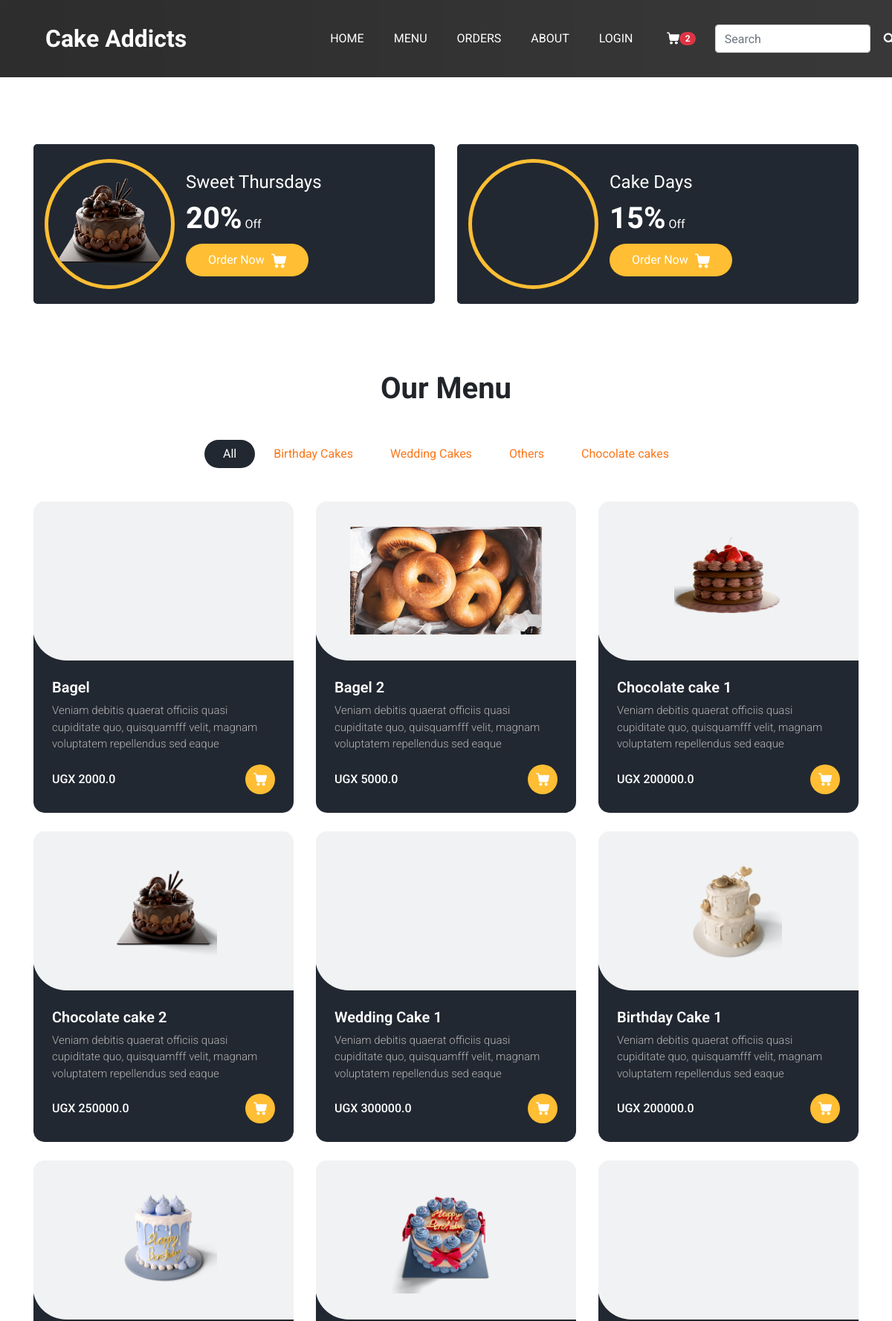
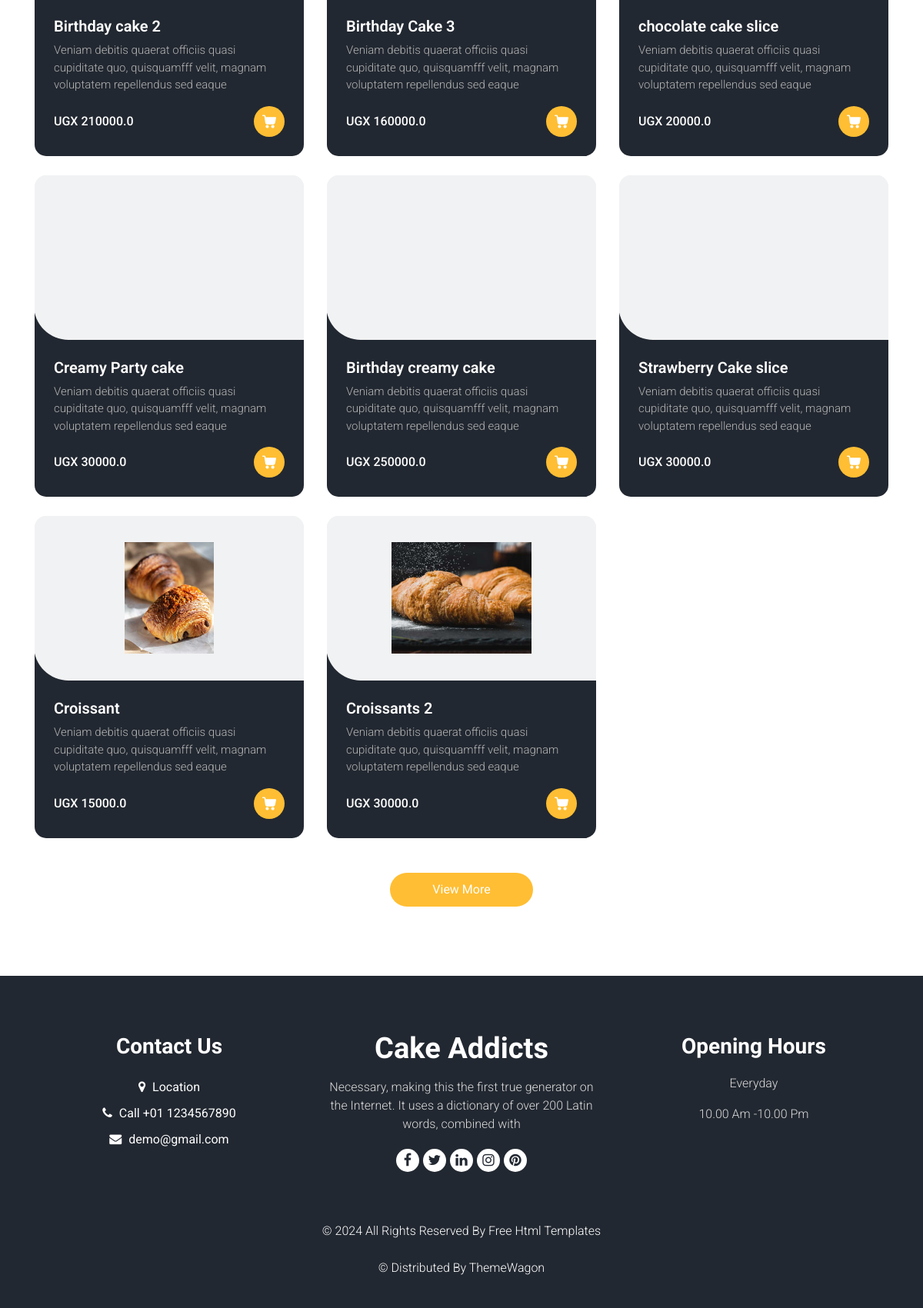
The app's page /menu/ with its own data (2 pictures, top to bottom).
### cakestore/models.py (models this page shows, shortened)
class Category(models.Model):
    name = models.CharField(max_length=100)

class Item(models.Model):
    category = models.ForeignKey(Category, on_delete=models.SET_NULL, null=True)
    name = models.CharField(max_length=100)
    price = models.FloatField()
    description = models.TextField(null=True, blank=True)
    image = models.ImageField(null=True, blank=True)
    updated = models.DateTimeField(auto_now=True)
    created = models.DateTimeField(auto_now_add=True)

### cakestore/views.py (the view)
# urls.py: path('menu/', views.showMenu, name = 'menu'),
def showMenu(request):
	item = Item.objects.all()
	cart = Cart.objects.all()
	quantity = Cart.objects.all().aggregate(Sum('quantity'))
	post_quantity = quantity['quantity__sum']
	categoryList = Category.objects.all()
	context = { 'items': item, 'categories': categoryList , 'cart': cart , 'quantity': post_quantity }
	return render (request, 'cakestore/menu.html', context)

### cakestore/templates/cakestore/menu.html (shortened to what this page needs)
{% extends 'cakestore/main.html' %} {%load static%}
{%block content%}
  <section class="offer_section layout_padding-bottom">
    <div class="offer_container">
      <div class="container ">
        <div class="row">
          <div class="col-md-6  ">
            <div class="box ">
              <div class="img-box">
                <img src="{% static 'cakestore/images/product-3.png' %}" alt="">
              </div>
              <div class="detail-box">
                <h5>
                  Sweet Thursdays
                </h5>
                <h6>
                  <span>20%</span> Off
                </h6>
                <a href="">
                  Order Now
                </a>
              </div>
            </div>
          </div>
          <div class="col-md-6  ">
            <div class="box ">
              <div class="img-box">
              </div>
              <div class="detail-box">
                <h5>
                  Cake Days
                </h5>
                <h6>
                  <span>15%</span> Off
                </h6>
                <a href="">
                  Order Now
                </a>
              </div>
            </div>
          </div>
        </div>
      </div>
    </div>
  </section>
  <section id= "menu" class="food_section layout_padding-bottom">
    <div class="container">
      <div class="heading_container heading_center">
        <h2>
          Our Menu
        </h2>
      </div>
    <ul class="filters_menu">
      <a href="{% url 'menu' %}"><li class="active" data-filter="*">All</li></a>
      {% for category in categories %}
      <a href="{% url 'menuByCategory' category.name %}"><li data-filter=".Cakes">{{category.name}}</li></a>
      {% endfor %}
    </ul>
      <div class="filters-content">
        <div class="row grid">
 {% for item in items %}
          <div class="col-sm-6 col-lg-4 all Cake">
            <div class="box">
              <div>
                <div class="img-box">
                  <img src="{{item.image.url}}" alt="">
                </div>
                <div class="detail-box">
                  <h5> {{ item.name }}</h5>
                  <p>
                    Veniam debitis quaerat officiis quasi cupiditate quo, quisquamfff
                    velit, magnam voluptatem repellendus sed eaque
                  </p>
                  <div class="options">
                    <h6>UGX {{ item.price }}</h6>
                    <a href="{% url 'addCart' item.id %}">
                    </a>
                  </div>
                </div>
              </div>
            </div>
          </div>
          {% endfor %}
        </div>
      </div>
      <div class="btn-box">
        <a href="">
          View More
        </a>
      </div>
    </div>
  </section>
{%endblock content%}

### cakestore/static/cakestore/css/style.css (style rules this page uses)
body { font-family: "Open Sans", sans-serif; color: #0c0c0c; background-color: #ffffff; overflow-x: hidden; }
.layout_padding-bottom { padding-bottom: 90px; }
h1, h2 { font-family: 'Dancing Script', cursive; }
.heading_container { display: -webkit-box; display: -ms-flexbox; display: flex; -webkit-box-orient: vertical; -webkit-box-direction: normal; -ms-flex-direction: column; flex-direction: column; -webkit-box-align: start; -ms-flex-align: start; align-items: flex-start; }
.heading_container h2 { position: relative; margin-bottom: 0; font-size: 2.5rem; font-weight: bold; }
.heading_container.heading_center { -webkit-box-align: center; -ms-flex-align: center; align-items: center; text-align: center; }
a, a:hover, a:focus { text-decoration: none; }
.offer_section { position: relative; padding-top: 45px; }
.offer_section .box { display: -webkit-box; display: -ms-flexbox; display: flex; -webkit-box-align: center; -ms-flex-align: center; align-items: center; margin-top: 45px; border-radius: 5px; padding: 20px 15px; background-color: #222831; color: #ffffff; }
.offer_section .box .img-box { width: 175px; min-width: 175px; height: 175px; margin-right: 15px; position: relative; -webkit-transition: all 0.1 0.5s; transition: all 0.1 0.5s; border-radius: 100%; border: 5px solid #ffbe33; overflow: hidden; }
.offer_section .box .img-box img { width: 100%; -webkit-transition: all .2s; transition: all .2s; }
.offer_section .box .detail-box h5 { font-family: 'Dancing Script', cursive; font-size: 24px; margin: 0; }
.offer_section .box .detail-box h6 { font-family: 'Dancing Script', cursive; margin: 10px 0; }
.offer_section .box .detail-box h6 span { font-size: 2.5rem; font-weight: bold; }
.offer_section .box .detail-box a { display: inline-block; padding: 10px 30px; background-color: #ffbe33; color: #ffffff; border-radius: 45px; -webkit-transition: all 0.3s; transition: all 0.3s; border: none; }
.offer_section .box .detail-box a svg { width: 20px; height: auto; margin-left: 5px; fill: #ffffff; }
.food_section .filters_menu { padding: 0; display: -webkit-box; display: -ms-flexbox; display: flex; -ms-flex-wrap: wrap; flex-wrap: wrap; -webkit-box-pack: center; -ms-flex-pack: center; justify-content: center; list-style-type: none; margin: 45px 0 20px 0; }
.food_section .filters_menu li { padding: 7px 25px; cursor: pointer; border-radius: 25px; }
.food_section .filters_menu li.active { background-color: #222831; color: #ffffff; }
.food_section .box { position: relative; margin-top: 25px; background-color: #ffffff; border-radius: 10px; color: #ffffff; border-radius: 15px; overflow: hidden; background: linear-gradient(to bottom, #f1f2f3 25px, #222831 25px); }
.food_section .box .img-box { background: #f1f2f3; display: -webkit-box; display: -ms-flexbox; display: flex; -webkit-box-pack: center; -ms-flex-pack: center; justify-content: center; -webkit-box-align: center; -ms-flex-align: center; align-items: center; height: 215px; border-radius: 0 0 0 45px; margin: -1px; padding: 25px; }
.food_section .box .img-box img { max-width: 100%; max-height: 145px; -webkit-transition: all .2s; transition: all .2s; }
.food_section .box .detail-box { padding: 25px; }
.food_section .box .detail-box h5 { font-weight: 600; }
.food_section .box .detail-box p { font-size: 15px; }
.food_section .box .detail-box h6 { margin-top: 10px; }
.food_section .box .options { display: -webkit-box; display: -ms-flexbox; display: flex; -webkit-box-pack: justify; -ms-flex-pack: justify; justify-content: space-between; }
.food_section .box .options a { width: 40px; height: 40px; border-radius: 100%; background: #ffbe33; display: -webkit-box; display: -ms-flexbox; display: flex; -webkit-box-pack: center; -ms-flex-pack: center; justify-content: center; -webkit-box-align: center; -ms-flex-align: center; align-items: center; }
.food_section .box .options a svg { width: 18px; height: auto; fill: #ffffff; }
.food_section .btn-box { display: -webkit-box; display: -ms-flexbox; display: flex; -webkit-box-pack: center; -ms-flex-pack: center; justify-content: center; margin-top: 45px; }
.food_section .btn-box a { display: inline-block; padding: 10px 55px; background-color: #ffbe33; color: #ffffff; border-radius: 45px; -webkit-transition: all 0.3s; transition: all 0.3s; border: none; }

### cakestore/static/cakestore/css/responsive.css (style rules this page uses)
@media (min-width: 1200px) { .container { max-width: 1170px; } }

### records on screen
Category: name "Birthday Cakes"
Category: name "Wedding Cakes"
Category: name "Others"
Category: name "Chocolate cakes"
Item: name "Bagel", price "2000.0"
Item: image (picture), name "Bagel 2", price "5000.0"
Item: image (picture), name "Chocolate cake 1", price "200000.0"
Item: image (picture), name "Chocolate cake 2", price "250000.0"
Item: name "Wedding Cake 1", price "300000.0"
Item: image (picture), name "Birthday Cake 1", price "200000.0"
Item: image (picture), name "Birthday cake 2", price "210000.0"
Item: image (picture), name "Birthday Cake 3", price "160000.0"
Item: name "chocolate cake slice", price "20000.0"
Item: name "Creamy Party cake", price "30000.0"
Item: name "Birthday creamy cake", price "250000.0"
Item: name "Strawberry Cake slice", price "30000.0"
Item: image (picture), name "Croissant", price "15000.0"
Item: image (picture), name "Croissants 2", price "30000.0"

### other values on screen
{{ quantity }} "2"
